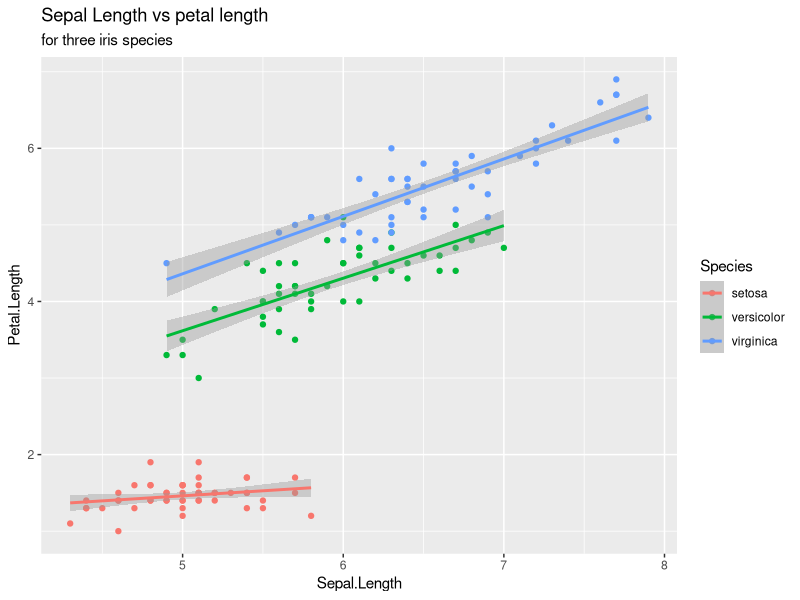
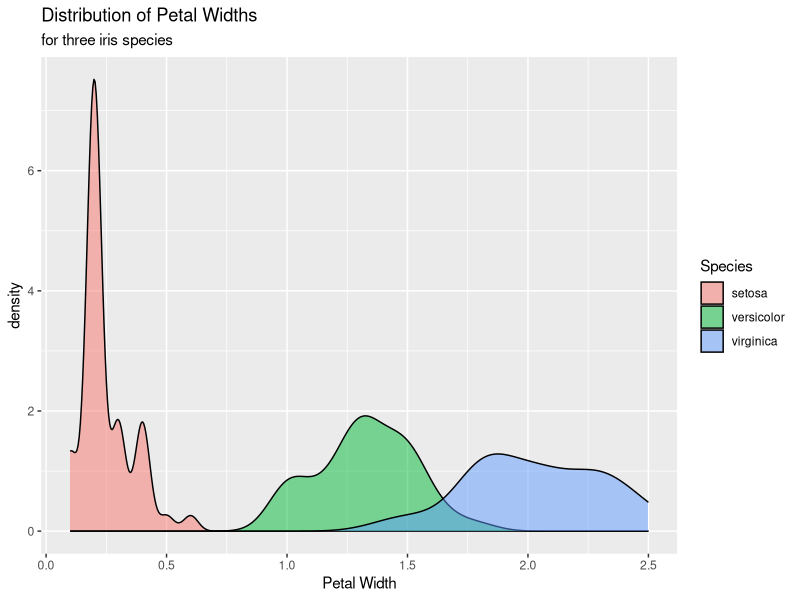
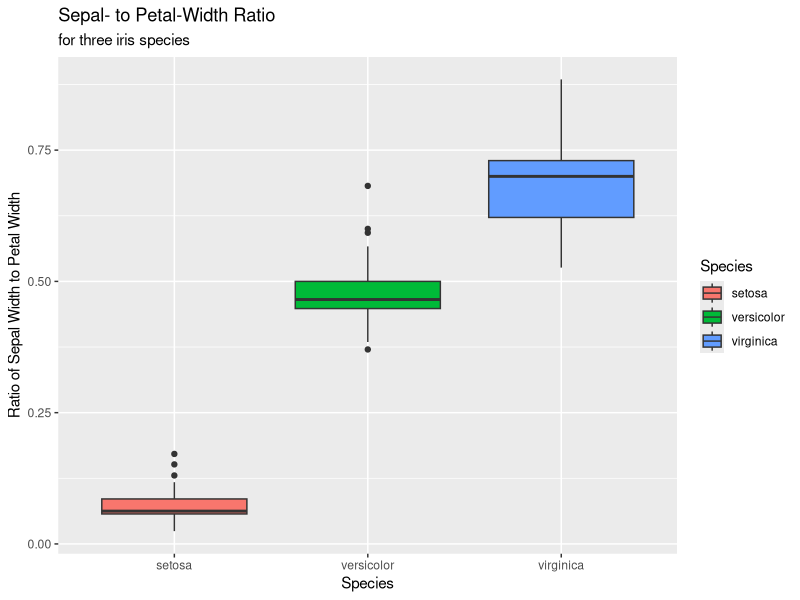
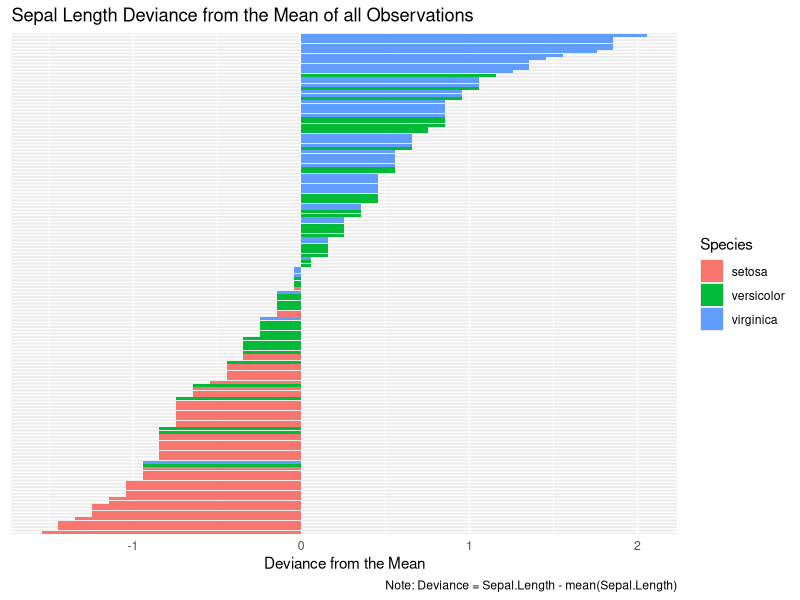

These charts were generated, in order, by the following R code:
data("iris")
View(iris)
library(ggplot2)

#### simple scatter plot with linear regression line 


png("../Assignment_5/iris_fig1.png")

ggplot(iris, aes(x= Sepal.Length, y= Petal.Length, col= Species))+
  geom_point()+
  geom_smooth(method = lm)+
  labs(title = "Sepal Length vs petal length",
       subtitle = "for three iris species")
dev.off()

#### Density plot 

png("../Assignment_5/iris_fig2.png")

ggplot(iris, aes(Petal.Width, fill= Species))+
  geom_density(alpha= .5)+
  labs(title = "Distribution of Petal Widths",
       subtitle = "for three iris species",
       x= "Petal Width")

dev.off()

### boxplot 
### sepal to petal width ratio....
### make a new "ratio" column between petal and sepal widths? 

iris$Ratio <- with(iris, Petal.Width / Sepal.Width)


png("../Assignment_5/iris_fig3.png")

ggplot(iris, aes(x=Species, y=Ratio, fill=Species)) +
  geom_boxplot() +
  labs(title = "Sepal- to Petal-Width Ratio", 
       x="Species",
       y="Ratio of Sepal Width to Petal Width", 
       subtitle = "for three iris species")


dev.off()


#### diverging bars... this was freaking tough 

### find mean of sepal length 
meansepal<-mean(iris$Sepal.Length)

### find the difference between the normal sepal lengths and the mean of sepal length?
dev <-iris$Sepal.Length - mean(iris$Sepal.Length)
### create new column with this info
iris$dev <- dev

iris$id <- factor(1:nrow(iris), levels = 1:nrow(iris)) 
 

png("../Assignment_5/iris_fig4.png")

ggplot(iris, aes(x=reorder(id, dev), y=dev,fill=Species)) +
  geom_bar(stat = "identity") +
  coord_flip() +
  theme(axis.text.y.left = element_blank(), axis.title.y = element_blank(), axis.ticks = element_blank()) +
  labs(title = "Sepal Length Deviance from the Mean of all Observations", 
       caption = "Note: Deviance = Sepal.Length - mean(Sepal.Length)", y = "Deviance from the Mean")

dev.off()




